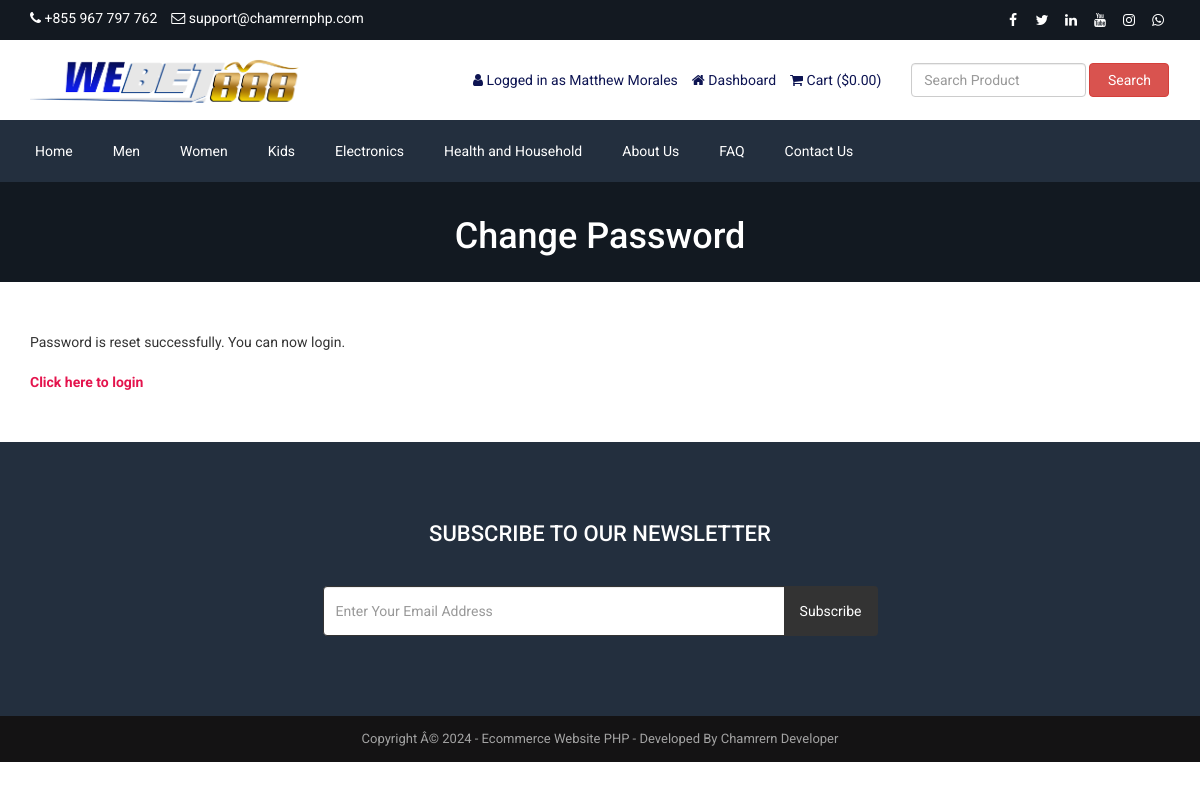
Page /reset-password-success.php (signed in) on the committed database.
### tables this page shows
CREATE TABLE IF NOT EXISTS `tbl_settings` (
  `id` int(11) NOT NULL AUTO_INCREMENT,
  `logo` varchar(255) NOT NULL,
  `favicon` varchar(255) NOT NULL,
  `footer_about` text NOT NULL,
  `footer_copyright` text NOT NULL,
  `contact_address` text NOT NULL,
  `contact_email` varchar(255) NOT NULL,
  `contact_phone` varchar(255) NOT NULL,
  `contact_fax` varchar(255) NOT NULL,
  `contact_map_iframe` text NOT NULL,
  `receive_email` varchar(255) NOT NULL,
  `receive_email_subject` varchar(255) NOT NULL,
  `receive_email_thank_you_message` text NOT NULL,
  `forget_password_message` text NOT NULL,
  `total_recent_post_footer` int(10) NOT NULL,
  `total_popular_post_footer` int(10) NOT NULL,
  `total_recent_post_sidebar` int(11) NOT NULL,
  `total_popular_post_sidebar` int(11) NOT NULL,
  `total_featured_product_home` int(11) NOT NULL,
  `total_latest_product_home` int(11) NOT NULL,
  `total_popular_product_home` int(11) NOT NULL,
  `meta_title_home` text NOT NULL,
  `meta_keyword_home` text NOT NULL,
  `meta_description_home` text NOT NULL,
  `banner_login` varchar(255) NOT NULL,
  `banner_registration` varchar(255) NOT NULL,
  `banner_forget_password` varchar(255) NOT NULL,
  `banner_reset_password` varchar(255) NOT NULL,
  `banner_search` varchar(255) NOT NULL,
  `banner_cart` varchar(255) NOT NULL,
  `banner_checkout` varchar(255) NOT NULL,
  `banner_product_category` varchar(255) NOT NULL,
  `banner_blog` varchar(255) NOT NULL,
  `cta_title` varchar(255) NOT NULL,
  `cta_content` text NOT NULL,
  `cta_read_more_text` varchar(255) NOT NULL,
  `cta_read_more_url` varchar(255) NOT NULL,
  `cta_photo` varchar(255) NOT NULL,
  `featured_product_title` varchar(255) NOT NULL,
  `featured_product_subtitle` varchar(255) NOT NULL,
  `latest_product_title` varchar(255) NOT NULL,
  `latest_product_subtitle` varchar(255) NOT NULL,
  `popular_product_title` varchar(255) NOT NULL,
  `popular_product_subtitle` varchar(255) NOT NULL,
  `testimonial_title` varchar(255) NOT NULL,
  `testimonial_subtitle` varchar(255) NOT NULL,
  `testimonial_photo` varchar(255) NOT NULL,
  `blog_title` varchar(255) NOT NULL,
  `blog_subtitle` varchar(255) NOT NULL,
  `newsletter_text` text NOT NULL,
  `paypal_email` varchar(255) NOT NULL,
  `stripe_public_key` varchar(255) NOT NULL,
  `stripe_secret_key` varchar(255) NOT NULL,
  `bank_detail` text NOT NULL,
  `before_head` text NOT NULL,
  `after_body` text NOT NULL,
  `before_body` text NOT NULL,
  `home_service_on_off` int(11) NOT NULL,
  `home_welcome_on_off` int(11) NOT NULL,
  `home_featured_product_on_off` int(11) NOT NULL,
  `home_latest_product_on_off` int(11) NOT NULL,
  `home_popular_product_on_off` int(11) NOT NULL,
  `home_testimonial_on_off` int(11) NOT NULL,
  `home_blog_on_off` int(11) NOT NULL,
  `newsletter_on_off` int(11) NOT NULL,
  `ads_above_welcome_on_off` int(1) NOT NULL,
  `ads_above_featured_product_on_off` int(1) NOT NULL,
  `ads_above_latest_product_on_off` int(1) NOT NULL,
  `ads_above_popular_product_on_off` int(1) NOT NULL,
  `ads_above_testimonial_on_off` int(1) NOT NULL,
  `ads_category_sidebar_on_off` int(1) NOT NULL,
  PRIMARY KEY (`id`)
);

CREATE TABLE IF NOT EXISTS `tbl_social` (
  `social_id` int(11) NOT NULL AUTO_INCREMENT,
  `social_name` varchar(30) NOT NULL,
  `social_url` varchar(255) NOT NULL,
  `social_icon` varchar(30) NOT NULL,
  PRIMARY KEY (`social_id`)
);

CREATE TABLE IF NOT EXISTS `tbl_top_category` (
  `tcat_id` int(11) NOT NULL AUTO_INCREMENT,
  `tcat_name` varchar(255) NOT NULL,
  `show_on_menu` int(1) NOT NULL,
  PRIMARY KEY (`tcat_id`)
);

CREATE TABLE IF NOT EXISTS `tbl_page` (
  `id` int(11) NOT NULL AUTO_INCREMENT,
  `about_title` varchar(255) NOT NULL,
  `about_content` text NOT NULL,
  `about_banner` varchar(255) NOT NULL,
  `about_meta_title` varchar(255) NOT NULL,
  `about_meta_keyword` text NOT NULL,
  `about_meta_description` text NOT NULL,
  `faq_title` varchar(255) NOT NULL,
  `faq_banner` varchar(255) NOT NULL,
  `faq_meta_title` varchar(255) NOT NULL,
  `faq_meta_keyword` text NOT NULL,
  `faq_meta_description` text NOT NULL,
  `blog_title` varchar(255) NOT NULL,
  `blog_banner` varchar(255) NOT NULL,
  `blog_meta_title` varchar(255) NOT NULL,
  `blog_meta_keyword` text NOT NULL,
  `blog_meta_description` text NOT NULL,
  `contact_title` varchar(255) NOT NULL,
  `contact_banner` varchar(255) NOT NULL,
  `contact_meta_title` varchar(255) NOT NULL,
  `contact_meta_keyword` text NOT NULL,
  `contact_meta_description` text NOT NULL,
  `pgallery_title` varchar(255) NOT NULL,
  `pgallery_banner` varchar(255) NOT NULL,
  `pgallery_meta_title` varchar(255) NOT NULL,
  `pgallery_meta_keyword` text NOT NULL,
  `pgallery_meta_description` text NOT NULL,
  `vgallery_title` varchar(255) NOT NULL,
  `vgallery_banner` varchar(255) NOT NULL,
  `vgallery_meta_title` varchar(255) NOT NULL,
  `vgallery_meta_keyword` text NOT NULL,
  `vgallery_meta_description` text NOT NULL,
  PRIMARY KEY (`id`)
);

### reset-password-success.php (the view)
<?php require_once('header.php'); ?>
<?php
$statement = $pdo->prepare("SELECT * FROM tbl_settings WHERE id=1");
$statement->execute();
$result = $statement->fetchAll(PDO::FETCH_ASSOC);
foreach ($result as $row) {
    $banner_forget_password = $row['banner_forget_password'];
}
?>
<div class="page-banner" style="background-color:#444;background-image: url(assets/uploads/<?php echo $banner_forget_password; ?>);">
    <div class="inner">
        <h1><?php echo LANG_VALUE_149; ?></h1>
    </div>
</div>
<div class="page">
    <div class="container">
        <div class="row">
            <div class="col-md-12">
                <div class="user-content">
                    <?php echo LANG_VALUE_146; ?><br><br>
                    <a href="<?php echo BASE_URL; ?>login.php" style="color:#e4144d;font-weight:bold;"><?php echo LANG_VALUE_11; ?></a>
                </div>
            </div>
        </div>
    </div>
</div>
<?php require_once('footer.php'); ?>

### header.php (shortened to what this page needs)
<?php
include("admin/inc/config.php");
$statement = $pdo->prepare("SELECT * FROM tbl_settings WHERE id=1");
$statement->execute();
$result = $statement->fetchAll(PDO::FETCH_ASSOC);
foreach ($result as $row) {
	$logo = $row['logo'];
	$contact_email = $row['contact_email'];
	$contact_phone = $row['contact_phone'];
}
?>
<!DOCTYPE html>
<html lang="en">
<head>
	<link rel="stylesheet" href="assets/css/bootstrap.min.css">
	<link rel="stylesheet" href="assets/css/font-awesome.min.css">
	<link rel="stylesheet" href="assets/css/owl.carousel.min.css">
	<link rel="stylesheet" href="assets/css/owl.theme.default.min.css">
	<link rel="stylesheet" href="assets/css/jquery.bxslider.min.css">
	<link rel="stylesheet" href="assets/css/magnific-popup.css">
	<link rel="stylesheet" href="assets/css/rating.css">
	<link rel="stylesheet" href="assets/css/spacing.css">
	<link rel="stylesheet" href="assets/css/bootstrap-touch-slider.css">
	<link rel="stylesheet" href="assets/css/animate.min.css">
	<link rel="stylesheet" href="assets/css/tree-menu.css">
	<link rel="stylesheet" href="assets/css/select2.min.css">
	<link rel="stylesheet" href="assets/css/main.css">
	<link rel="stylesheet" href="assets/css/responsive.css">
	<?php
	$statement = $pdo->prepare("SELECT * FROM tbl_page WHERE id=1");
	$statement->execute();
	$result = $statement->fetchAll(PDO::FETCH_ASSOC);
	?>
</head>
<body>
	<div class="top">
		<div class="container">
			<div class="row">
				<div class="col-md-6 col-sm-6 col-xs-12">
					<div class="left">
						<ul>
							<li><i class="fa fa-phone"></i> <?php echo $contact_phone; ?></li>
							<li><i class="fa fa-envelope-o"></i> <?php echo $contact_email; ?></li>
						</ul>
					</div>
				</div>
				<div class="col-md-6 col-sm-6 col-xs-12">
					<div class="right">
						<ul>
							<?php
							$statement = $pdo->prepare("SELECT * FROM tbl_social");
							$statement->execute();
							$result = $statement->fetchAll(PDO::FETCH_ASSOC);
							foreach ($result as $row) {
							?>
								<?php if ($row['social_url'] != '') : ?>
									<li><a href="<?php echo $row['social_url']; ?>"><i class="<?php echo $row['social_icon']; ?>"></i></a></li>
								<?php endif; ?>
							<?php
							}
							?>
						</ul>
					</div>
				</div>
			</div>
		</div>
	</div>
	<div class="header" id="head">
		<div class="container">
			<div class="row inner">
				<div class="col-md-4 logo">
					<a href="/"><img src="assets/uploads/<?php echo $logo; ?>" alt="logo image"></a>
				</div>
				<div class="col-md-5 right">
					<ul>
						<?php
						if (isset($_SESSION['customer'])) {
						?>
							<li><i class="fa fa-user"></i> <?php echo LANG_VALUE_13; ?> <?php echo $_SESSION['customer']['cust_name']; ?></li>
							<li><a href="dashboard.php"><i class="fa fa-home"></i> <?php echo LANG_VALUE_89; ?></a></li>
						<?php
						} else {
						?>
							<li><a href="login.php"><i class="fa fa-sign-in"></i> <?php echo LANG_VALUE_9; ?></a></li>
							<li><a href="registration.php"><i class="fa fa-user-plus"></i> <?php echo LANG_VALUE_15; ?></a></li>
						<?php
						}
						?>
						<li><a href="cart.php"><i class="fa fa-shopping-cart"></i> <?php echo LANG_VALUE_18; ?> (<?php echo LANG_VALUE_1; ?><?php
																																			if (isset($_SESSION['cart_p_id'])) {
																																				$table_total_price = 0;
																																				$i = 0;
																																				foreach ($_SESSION['cart_p_qty'] as $key => $value) {
																																					$i++;
																																					$arr_cart_p_qty[$i] = $value;
																																				}
																																				$i = 0;
																																				foreach ($_SESSION['cart_p_current_price'] as $key => $value) {
																																					$i++;
																																					$arr_cart_p_current_price[$i] = $value;
																																				}
																																				for ($i = 1; $i <= count($arr_cart_p_qty); $i++) {
																																					$row_total_price = $arr_cart_p_current_price[$i] * $arr_cart_p_qty[$i];
																																					$table_total_price = $table_total_price + $row_total_price;
																																				}
																																				echo $table_total_price;
																																			} else {
																																				echo '0.00';
																																			}
																																			?>)</a></li>
					</ul>
				</div>
				<div class="col-md-3 search-area">
					<form class="navbar-form navbar-left" role="search" action="search-result.php" method="get">
						<div class="form-group">
							<input type="text" class="form-control search-top" placeholder="<?php echo LANG_VALUE_2; ?>" name="search_text">
						</div>
						<button type="submit" class="btn btn-danger"><?php echo LANG_VALUE_3; ?></button>
					</form>
				</div>
			</div>
		</div>
	</div>
	<div class="nav" id="navBar">
		<div class="container" id="menu">
			<div class="row">
				<div class="col-md-12 pl_0 pr_0">
					<div class="menu-container">
						<div class="menu">
							<ul>
								<li><a href="/">Home</a></li>
								<?php
								$statement = $pdo->prepare("SELECT * FROM tbl_top_category WHERE show_on_menu=1");
								$statement->execute();
								$result = $statement->fetchAll(PDO::FETCH_ASSOC);
								foreach ($result as $row) {
								?>
									<li><a href="product-category?id=<?php echo $row['tcat_id']; ?>&type=top-category"><?php echo $row['tcat_name']; ?></a>
									</li>
								<?php
								}
								?>
								<?php
								$statement = $pdo->prepare("SELECT * FROM tbl_page WHERE id=1");
								$statement->execute();
								$result = $statement->fetchAll(PDO::FETCH_ASSOC);
								foreach ($result as $row) {
									$about_title = $row['about_title'];
									$faq_title = $row['faq_title'];
									$contact_title = $row['contact_title'];
								}
								?>
								<li><a href="about"><?php echo $about_title; ?></a></li>
								<li><a href="faq"><?php echo $faq_title; ?></a></li>
								<li><a href="contact"><?php echo $contact_title; ?></a></li>
							</ul>
						</div>
					</div>
				</div>
			</div>
		</div>
	</div>

### footer.php (shortened to what this page needs)
<?php
$statement = $pdo->prepare("SELECT * FROM tbl_settings WHERE id=1");
$statement->execute();
$result = $statement->fetchAll(PDO::FETCH_ASSOC);
foreach ($result as $row) {
	$footer_copyright = $row['footer_copyright'];
	$newsletter_on_off = $row['newsletter_on_off'];
}
?>
<?php if ($newsletter_on_off == 1) : ?>
	<section class="home-newsletter">
		<div class="container">
			<div class="row">
				<div class="col-md-6 col-md-offset-3">
					<div class="single">
						<form action="" method="post">
							<h2><?php echo LANG_VALUE_93; ?></h2>
							<div class="input-group">
								<input type="email" class="form-control" placeholder="<?php echo LANG_VALUE_95; ?>" name="email_subscribe">
								<span class="input-group-btn">
									<button class="btn btn-theme" type="submit" name="form_subscribe"><?php echo LANG_VALUE_92; ?></button>
								</span>
							</div>
					</div>
				</div>
			</div>
		</div>
	</section>
<?php endif; ?>
<div class="footer-bottom">
	<div class="container">
		<div class="row">
			<div class="col-md-12 copyright">
				<?php echo $footer_copyright; ?>
			</div>
		</div>
	</div>
</div>
</body>
</html>

### rows in the picture
tbl_settings: contact_phone "+855 967 797 762", contact_email "support@chamrernphp.com", logo (picture), banner_forget_password (picture), footer_copyright "Copyright Â© 2024 - Ecommerce Website PHP - Developed By Chamrern Developer"
tbl_top_category: tcat_name "Men"
tbl_top_category: tcat_name "Women"
tbl_top_category: tcat_name "Kids"
tbl_top_category: tcat_name "Electronics"
tbl_top_category: tcat_name "Health and Household"
tbl_page: about_title "About Us", faq_title "FAQ", contact_title "Contact Us"

### other values in the picture
LANG_VALUE_13 "Logged in as"
$_SESSION['customer']['cust_name'] "Matthew Morales"
LANG_VALUE_89 "Dashboard"
LANG_VALUE_18 "Cart"
LANG_VALUE_1 "$"
LANG_VALUE_3 "Search"
LANG_VALUE_149 "Change Password"
LANG_VALUE_146 "Password is reset successfully. You can now login."
LANG_VALUE_11 "Click here to login"
LANG_VALUE_93 "SUBSCRIBE TO OUR NEWSLETTER"
LANG_VALUE_92 "Subscribe"
